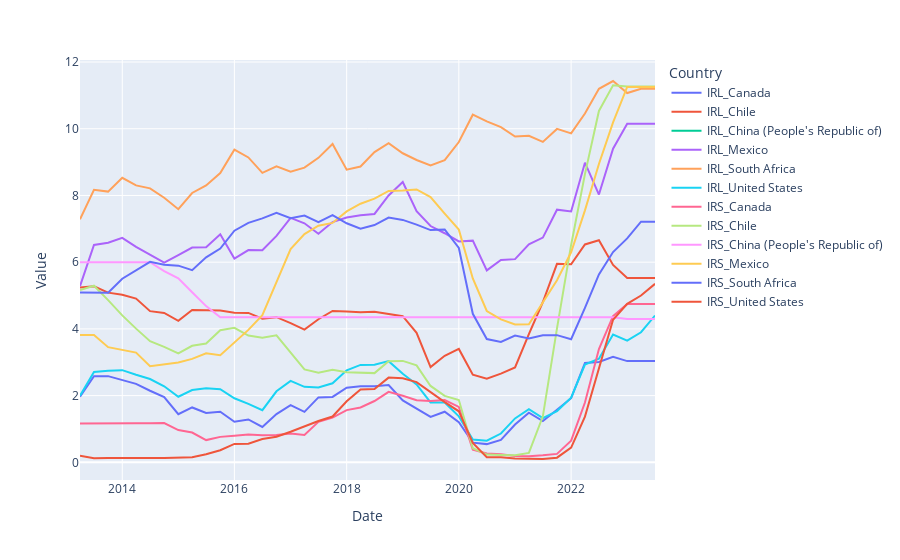

The cell this chart's notebook holds for it:
### Code cell
# Visualize Interest Rates
melted_df = pd.melt(interest_rates, id_vars=['Date'], var_name='Country', value_name='Value')
melted_df['Date'] = pd.to_datetime(melted_df['Date'])
melted_df = melted_df.sort_values(['Date', 'Country']).reset_index(drop=True)
px.line(melted_df, x='Date', y='Value', color='Country')
